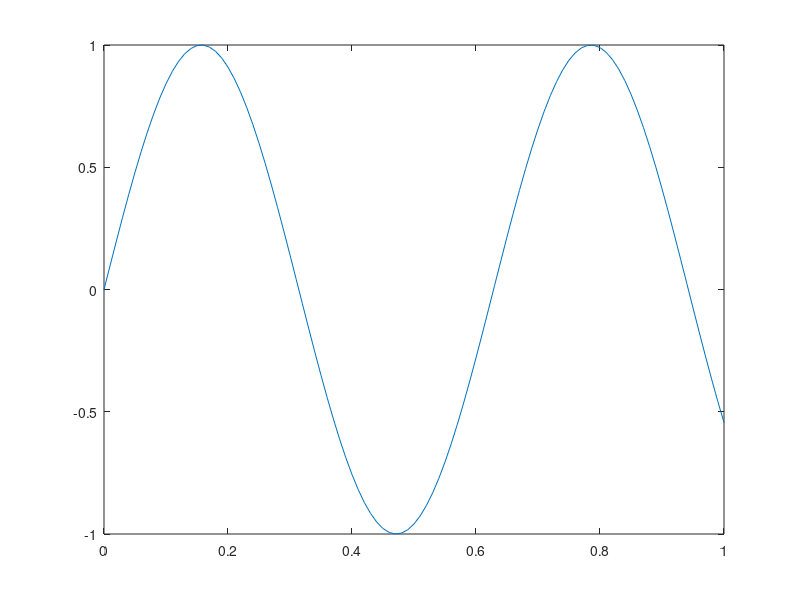

Write MATLAB code to recreate this figure. (Note: this script raises an error after producing the figure.)
% The MIT License (MIT)
%
% Copyright (c) 2019 Bo Zhuang <sdzhuangbo@hotmail.com>
%

x = linspace(0, 1, 101);
y = sin(10*x);

% Plot in Matlab
plot(x, y);

% Save PGFPlot figure with data
save4plot2d('data1.txt', x, y);
save4plot2d('data2.txt', x, y, 1:5:101);
